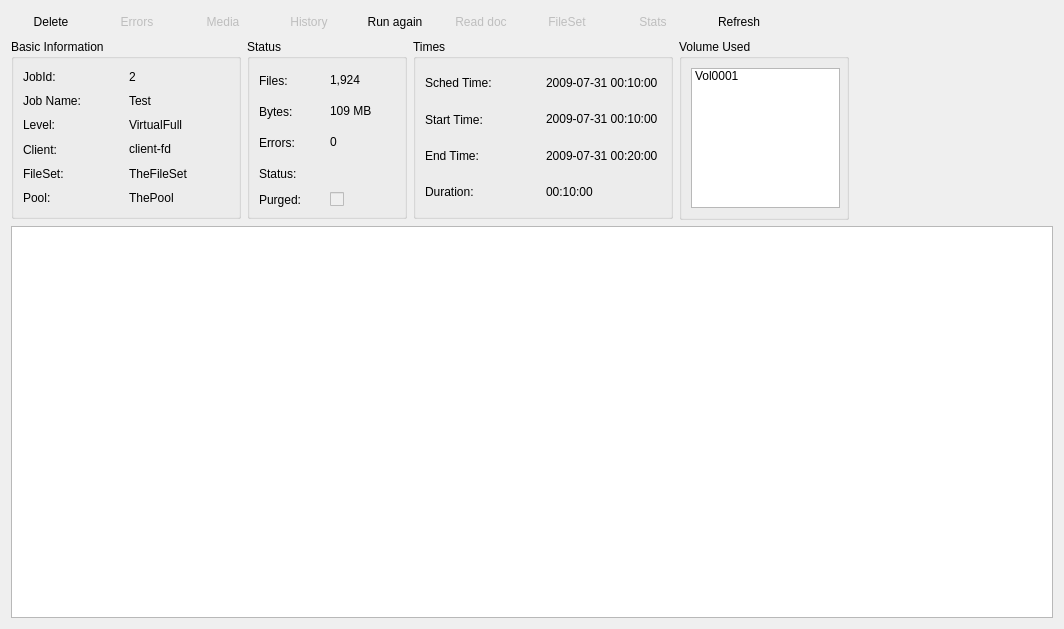
<ui version="4.0" >
 <class>JobForm</class>
 <widget class="QWidget" name="JobForm" >
  <property name="geometry" >
   <rect>
    <x>0</x>
    <y>0</y>
    <width>1064</width>
    <height>629</height>
   </rect>
  </property>
  <property name="windowTitle" >
   <string>Form</string>
  </property>
  <layout class="QVBoxLayout" name="verticalLayout" >
   <item>
    <layout class="QHBoxLayout" name="horizontalLayout_2" >
     <item>
      <layout class="QHBoxLayout" name="horizontalLayout" >
       <item>
        <widget class="QPushButton" name="pbDelete" >
         <property name="text" >
          <string>Delete</string>
         </property>
         <property name="icon" >
          <iconset resource="../main.qrc" >
           <normaloff>:/images/purge.png</normaloff>:/images/purge.png</iconset>
         </property>
         <property name="flat" >
          <bool>true</bool>
         </property>
        </widget>
       </item>
       <item>
        <widget class="QPushButton" name="pbErrors" >
         <property name="enabled" >
          <bool>false</bool>
         </property>
         <property name="toolTip" >
          <string>View errors for this Job</string>
         </property>
         <property name="text" >
          <string>Errors</string>
         </property>
         <property name="icon" >
          <iconset resource="../main.qrc" >
           <normaloff>:/images/zoom.png</normaloff>:/images/zoom.png</iconset>
         </property>
         <property name="flat" >
          <bool>true</bool>
         </property>
        </widget>
       </item>
       <item>
        <widget class="QPushButton" name="pbMedia" >
         <property name="enabled" >
          <bool>false</bool>
         </property>
         <property name="text" >
          <string>Media</string>
         </property>
         <property name="icon" >
          <iconset resource="../main.qrc" >
           <normaloff>:/images/zoom.png</normaloff>:/images/zoom.png</iconset>
         </property>
         <property name="flat" >
          <bool>true</bool>
         </property>
        </widget>
       </item>
       <item>
        <widget class="QPushButton" name="pbHistory" >
         <property name="enabled" >
          <bool>false</bool>
         </property>
         <property name="text" >
          <string>History</string>
         </property>
         <property name="icon" >
          <iconset resource="../main.qrc" >
           <normaloff>:/images/zoom.png</normaloff>:/images/zoom.png</iconset>
         </property>
         <property name="flat" >
          <bool>true</bool>
         </property>
        </widget>
       </item>
       <item>
        <widget class="QPushButton" name="pbRun" >
         <property name="sizePolicy" >
          <sizepolicy vsizetype="Fixed" hsizetype="Fixed" >
           <horstretch>0</horstretch>
           <verstretch>0</verstretch>
          </sizepolicy>
         </property>
         <property name="text" >
          <string>Run again</string>
         </property>
         <property name="icon" >
          <iconset resource="../main.qrc" >
           <normaloff>:/images/R.png</normaloff>:/images/R.png</iconset>
         </property>
         <property name="flat" >
          <bool>true</bool>
         </property>
        </widget>
       </item>
       <item>
        <widget class="QPushButton" name="pbDoc" >
         <property name="enabled" >
          <bool>false</bool>
         </property>
         <property name="text" >
          <string>Read doc</string>
         </property>
         <property name="flat" >
          <bool>true</bool>
         </property>
        </widget>
       </item>
       <item>
        <widget class="QPushButton" name="pbFileSet" >
         <property name="enabled" >
          <bool>false</bool>
         </property>
         <property name="text" >
          <string>FileSet</string>
         </property>
         <property name="icon" >
          <iconset resource="../main.qrc" >
           <normaloff>:/images/zoom.png</normaloff>:/images/zoom.png</iconset>
         </property>
         <property name="flat" >
          <bool>true</bool>
         </property>
        </widget>
       </item>
       <item>
        <widget class="QPushButton" name="pbStats" >
         <property name="enabled" >
          <bool>false</bool>
         </property>
         <property name="text" >
          <string>Stats</string>
         </property>
         <property name="icon" >
          <iconset resource="../main.qrc" >
           <normaloff>:/images/zoom.png</normaloff>:/images/zoom.png</iconset>
         </property>
         <property name="flat" >
          <bool>true</bool>
         </property>
        </widget>
       </item>
       <item>
        <widget class="QPushButton" name="pbRefresh" >
         <property name="text" >
          <string>Refresh</string>
         </property>
         <property name="icon" >
          <iconset resource="../main.qrc" >
           <normaloff>:/images/view-refresh.png</normaloff>:/images/view-refresh.png</iconset>
         </property>
         <property name="flat" >
          <bool>true</bool>
         </property>
        </widget>
       </item>
      </layout>
     </item>
     <item>
      <spacer name="horizontalSpacer_2" >
       <property name="orientation" >
        <enum>Qt::Horizontal</enum>
       </property>
       <property name="sizeHint" stdset="0" >
        <size>
         <width>40</width>
         <height>20</height>
        </size>
       </property>
      </spacer>
     </item>
    </layout>
   </item>
   <item>
    <layout class="QHBoxLayout" name="horizontalLayout_4" >
     <item>
      <widget class="QGroupBox" name="groupBox" >
       <property name="sizePolicy" >
        <sizepolicy vsizetype="Fixed" hsizetype="Fixed" >
         <horstretch>0</horstretch>
         <verstretch>0</verstretch>
        </sizepolicy>
       </property>
       <property name="minimumSize" >
        <size>
         <width>230</width>
         <height>180</height>
        </size>
       </property>
       <property name="baseSize" >
        <size>
         <width>230</width>
         <height>180</height>
        </size>
       </property>
       <property name="title" >
        <string>Basic Information</string>
       </property>
       <layout class="QGridLayout" name="gridLayout_2" >
        <item row="0" column="0" >
         <widget class="QLabel" name="label" >
          <property name="text" >
           <string>JobId:</string>
          </property>
         </widget>
        </item>
        <item row="0" column="1" >
         <widget class="QLabel" name="label_JobId" >
          <property name="text" >
           <string>2</string>
          </property>
          <property name="textInteractionFlags" >
           <set>Qt::LinksAccessibleByMouse|Qt::TextSelectableByMouse</set>
          </property>
         </widget>
        </item>
        <item row="1" column="0" >
         <widget class="QLabel" name="label_2" >
          <property name="text" >
           <string>Job Name:</string>
          </property>
         </widget>
        </item>
        <item row="1" column="1" >
         <widget class="QLabel" name="label_Name" >
          <property name="text" >
           <string>Test</string>
          </property>
          <property name="textInteractionFlags" >
           <set>Qt::LinksAccessibleByMouse|Qt::TextSelectableByMouse</set>
          </property>
         </widget>
        </item>
        <item row="2" column="0" >
         <widget class="QLabel" name="label_3" >
          <property name="text" >
           <string>Level:</string>
          </property>
         </widget>
        </item>
        <item row="2" column="1" >
         <widget class="QLabel" name="label_Level" >
          <property name="text" >
           <string>VirtualFull</string>
          </property>
          <property name="textInteractionFlags" >
           <set>Qt::LinksAccessibleByMouse|Qt::TextSelectableByMouse</set>
          </property>
         </widget>
        </item>
        <item row="3" column="0" >
         <widget class="QLabel" name="label_28" >
          <property name="text" >
           <string>Client:</string>
          </property>
         </widget>
        </item>
        <item row="3" column="1" >
         <widget class="QLabel" name="label_Client" >
          <property name="text" >
           <string>client-fd</string>
          </property>
          <property name="textInteractionFlags" >
           <set>Qt::LinksAccessibleByMouse|Qt::TextSelectableByMouse</set>
          </property>
         </widget>
        </item>
        <item row="4" column="0" >
         <widget class="QLabel" name="label_7" >
          <property name="text" >
           <string>FileSet:</string>
          </property>
         </widget>
        </item>
        <item row="4" column="1" >
         <widget class="QLabel" name="label_FileSet" >
          <property name="text" >
           <string>TheFileSet</string>
          </property>
          <property name="textInteractionFlags" >
           <set>Qt::LinksAccessibleByMouse|Qt::TextSelectableByMouse</set>
          </property>
         </widget>
        </item>
        <item row="5" column="0" >
         <widget class="QLabel" name="label_11" >
          <property name="text" >
           <string>Pool:</string>
          </property>
         </widget>
        </item>
        <item row="5" column="1" >
         <widget class="QLabel" name="label_Pool" >
          <property name="text" >
           <string>ThePool</string>
          </property>
          <property name="textInteractionFlags" >
           <set>Qt::LinksAccessibleByMouse|Qt::TextSelectableByMouse</set>
          </property>
         </widget>
        </item>
       </layout>
      </widget>
     </item>
     <item>
      <widget class="QGroupBox" name="groupBox_4" >
       <property name="sizePolicy" >
        <sizepolicy vsizetype="Fixed" hsizetype="Fixed" >
         <horstretch>0</horstretch>
         <verstretch>0</verstretch>
        </sizepolicy>
       </property>
       <property name="minimumSize" >
        <size>
         <width>160</width>
         <height>180</height>
        </size>
       </property>
       <property name="baseSize" >
        <size>
         <width>160</width>
         <height>180</height>
        </size>
       </property>
       <property name="title" >
        <string>Status</string>
       </property>
       <layout class="QGridLayout" name="gridLayout" >
        <item row="0" column="0" >
         <widget class="QLabel" name="label_8" >
          <property name="text" >
           <string>Files:</string>
          </property>
         </widget>
        </item>
        <item row="0" column="1" >
         <widget class="QLabel" name="label_JobFiles" >
          <property name="text" >
           <string>1,924</string>
          </property>
          <property name="textInteractionFlags" >
           <set>Qt::LinksAccessibleByMouse|Qt::TextSelectableByMouse</set>
          </property>
         </widget>
        </item>
        <item row="1" column="0" >
         <widget class="QLabel" name="label_9" >
          <property name="text" >
           <string>Bytes:</string>
          </property>
         </widget>
        </item>
        <item row="1" column="1" >
         <widget class="QLabel" name="label_JobBytes" >
          <property name="text" >
           <string>109 MB</string>
          </property>
          <property name="textInteractionFlags" >
           <set>Qt::LinksAccessibleByMouse|Qt::TextSelectableByMouse</set>
          </property>
         </widget>
        </item>
        <item row="2" column="0" >
         <widget class="QLabel" name="label_10" >
          <property name="text" >
           <string>Errors:</string>
          </property>
         </widget>
        </item>
        <item row="2" column="1" >
         <widget class="QLabel" name="label_JobErrors" >
          <property name="text" >
           <string>0</string>
          </property>
          <property name="textInteractionFlags" >
           <set>Qt::LinksAccessibleByMouse|Qt::TextSelectableByMouse</set>
          </property>
         </widget>
        </item>
        <item row="3" column="0" >
         <widget class="QLabel" name="label_6" >
          <property name="text" >
           <string>Status:</string>
          </property>
         </widget>
        </item>
        <item row="3" column="1" >
         <widget class="QLabel" name="label_JobStatus" >
          <property name="text" >
           <string/>
          </property>
          <property name="pixmap" >
           <pixmap resource="../main.qrc" >:/images/T.png</pixmap>
          </property>
          <property name="scaledContents" >
           <bool>false</bool>
          </property>
         </widget>
        </item>
        <item row="4" column="0" >
         <widget class="QLabel" name="label_25" >
          <property name="text" >
           <string>Purged:</string>
          </property>
         </widget>
        </item>
        <item row="4" column="1" >
         <widget class="QCheckBox" name="chkbox_PurgedFiles" >
          <property name="enabled" >
           <bool>false</bool>
          </property>
          <property name="text" >
           <string/>
          </property>
          <property name="checkable" >
           <bool>true</bool>
          </property>
         </widget>
        </item>
       </layout>
      </widget>
     </item>
     <item>
      <widget class="QGroupBox" name="groupBox_3" >
       <property name="sizePolicy" >
        <sizepolicy vsizetype="Fixed" hsizetype="Fixed" >
         <horstretch>0</horstretch>
         <verstretch>0</verstretch>
        </sizepolicy>
       </property>
       <property name="minimumSize" >
        <size>
         <width>260</width>
         <height>180</height>
        </size>
       </property>
       <property name="baseSize" >
        <size>
         <width>260</width>
         <height>180</height>
        </size>
       </property>
       <property name="title" >
        <string>Times</string>
       </property>
       <layout class="QGridLayout" name="gridLayout_3" >
        <item row="0" column="0" >
         <widget class="QLabel" name="label_26" >
          <property name="text" >
           <string>Sched Time:</string>
          </property>
         </widget>
        </item>
        <item row="0" column="1" >
         <widget class="QLabel" name="label_SchedTime" >
          <property name="text" >
           <string>2009-07-31 00:10:00</string>
          </property>
          <property name="textInteractionFlags" >
           <set>Qt::LinksAccessibleByMouse|Qt::TextSelectableByMouse</set>
          </property>
         </widget>
        </item>
        <item row="1" column="0" >
         <widget class="QLabel" name="label_5" >
          <property name="text" >
           <string>Start Time:</string>
          </property>
         </widget>
        </item>
        <item row="1" column="1" >
         <widget class="QLabel" name="label_StartTime" >
          <property name="text" >
           <string>2009-07-31 00:10:00</string>
          </property>
          <property name="textInteractionFlags" >
           <set>Qt::LinksAccessibleByMouse|Qt::TextSelectableByMouse</set>
          </property>
         </widget>
        </item>
        <item row="2" column="0" >
         <widget class="QLabel" name="label_19" >
          <property name="text" >
           <string>End Time:</string>
          </property>
         </widget>
        </item>
        <item row="2" column="1" >
         <widget class="QLabel" name="label_EndTime" >
          <property name="text" >
           <string>2009-07-31 00:20:00</string>
          </property>
          <property name="textInteractionFlags" >
           <set>Qt::LinksAccessibleByMouse|Qt::TextSelectableByMouse</set>
          </property>
         </widget>
        </item>
        <item row="3" column="0" >
         <widget class="QLabel" name="label_4" >
          <property name="text" >
           <string>Duration:</string>
          </property>
         </widget>
        </item>
        <item row="3" column="1" >
         <widget class="QLabel" name="label_Duration" >
          <property name="text" >
           <string>00:10:00</string>
          </property>
          <property name="textInteractionFlags" >
           <set>Qt::LinksAccessibleByMouse|Qt::TextSelectableByMouse</set>
          </property>
         </widget>
        </item>
       </layout>
      </widget>
     </item>
     <item>
      <widget class="QGroupBox" name="groupBox_2" >
       <property name="sizePolicy" >
        <sizepolicy vsizetype="Fixed" hsizetype="Fixed" >
         <horstretch>0</horstretch>
         <verstretch>0</verstretch>
        </sizepolicy>
       </property>
       <property name="minimumSize" >
        <size>
         <width>170</width>
         <height>181</height>
        </size>
       </property>
       <property name="maximumSize" >
        <size>
         <width>170</width>
         <height>181</height>
        </size>
       </property>
       <property name="baseSize" >
        <size>
         <width>170</width>
         <height>180</height>
        </size>
       </property>
       <property name="title" >
        <string>Volume Used</string>
       </property>
       <layout class="QHBoxLayout" name="horizontalLayout_3" >
        <item>
         <widget class="QListWidget" name="list_Volume" >
          <property name="sizePolicy" >
           <sizepolicy vsizetype="Fixed" hsizetype="Fixed" >
            <horstretch>0</horstretch>
            <verstretch>0</verstretch>
           </sizepolicy>
          </property>
          <property name="minimumSize" >
           <size>
            <width>149</width>
            <height>140</height>
           </size>
          </property>
          <property name="maximumSize" >
           <size>
            <width>149</width>
            <height>140</height>
           </size>
          </property>
          <property name="baseSize" >
           <size>
            <width>149</width>
            <height>140</height>
           </size>
          </property>
          <item>
           <property name="text" >
            <string>Vol0001</string>
           </property>
           <property name="icon" >
            <iconset resource="../main.qrc" >
             <normaloff>:/images/inflag1.png</normaloff>:/images/inflag1.png</iconset>
           </property>
          </item>
         </widget>
        </item>
       </layout>
      </widget>
     </item>
     <item>
      <spacer name="horizontalSpacer" >
       <property name="orientation" >
        <enum>Qt::Horizontal</enum>
       </property>
       <property name="sizeHint" stdset="0" >
        <size>
         <width>40</width>
         <height>20</height>
        </size>
       </property>
      </spacer>
     </item>
    </layout>
   </item>
   <item>
    <widget class="QTextEdit" name="textJobLog" >
     <property name="html" >
      <string>&lt;!DOCTYPE HTML PUBLIC "-//W3C//DTD HTML 4.0//EN" "http://www.w3.org/TR/REC-html40/strict.dtd">
&lt;html>&lt;head>&lt;meta name="qrichtext" content="1" />&lt;style type="text/css">
p, li { white-space: pre-wrap; }
&lt;/style>&lt;/head>&lt;body style=" font-family:'DejaVu Sans'; font-size:9pt; font-weight:400; font-style:normal;">
&lt;p style="-qt-paragraph-type:empty; margin-top:0px; margin-bottom:0px; margin-left:0px; margin-right:0px; -qt-block-indent:0; text-indent:0px; font-size:10pt;">&lt;/p>&lt;/body>&lt;/html></string>
     </property>
    </widget>
   </item>
  </layout>
 </widget>
 <resources>
  <include location="../main.qrc" />
 </resources>
 <connections/>
</ui>
